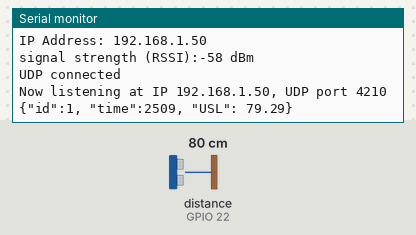
Simulated run of this sketch. Board: ESP32. Parts: the last lines printed to the serial monitor. Wiring (inferred from the names in the program): ultrasonic range finder: trigger GPIO 23; echo GPIO 22. The inputs (shaded band) are chosen by the test bench; at power-on: distance to the obstacle (sensor on GPIO 22) 80 cm. The echo pulse lasts 58.3 µs per cm; WiFi joins after 1.5 s; servers stay silent unless stated.

Above: at 2.7 s.
2.8 s: distance to the obstacle (sensor on GPIO 22) set to 2 cm
At 4.1 s:
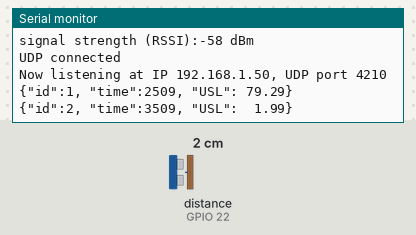
6.0 s: distance to the obstacle (sensor on GPIO 22) set to 4 cm
At 7.3 s:
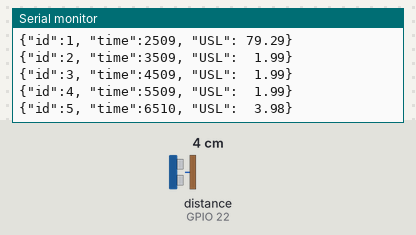

The sketch:

arduino-udp-ESP32Robot.ino
```cpp
#include <AsyncUDP.h>
#include <WiFi.h>
#include <WiFiClient.h>
#include <WiFiUdp.h>
#include "arduino_secrets.h"


// WiFi connection data
const char* ssid = SECRET_SSID;
const char* pass = SECRET_PASS;
const IPAddress udp_server_ip = IPAddress(10, 108, 7, 160); //"10.108.7.160"; //"192.168.0.12";
unsigned int udp_server_port = 4210;

//WiFiUDP Udp;
AsyncUDP udp;
unsigned int localUdpPort = 4210;  // local port to listen on
char incomingPacket[255];  // buffer for incoming packets

//Ultrasound sensor SNS-US020
const int trigPin = 23;
const int echoPin = 22;
int distance = -1;
char report[256];
long timer;
long timer_old;
long counter;


void setup()
{
  //Initialize serial and wait for port to open:
  Serial.begin(115200);
  Serial.setDebugOutput(true);
  while (!Serial) {
    ; // wait for serial port to connect. Needed for native USB port only
  }

  // attempt to connect to Wifi network:
  Serial.println();
  Serial.println();
  Serial.print("Connecting to: ");
  Serial.println(ssid);

  WiFi.begin(ssid, pass);

  while (WiFi.status() != WL_CONNECTED) {
    delay(500);
    Serial.print(".");
  }
  printWifiStatus();

  pinMode(trigPin, OUTPUT);
  pinMode(echoPin, INPUT);

  //  udp.begin(localUdpPort);
  if (udp.connect(udp_server_ip, udp_server_port)) {
    Serial.println("UDP connected");
    udp.onPacket([](AsyncUDPPacket packet) {
      Serial.print("UDP Packet Type: ");
      Serial.print(packet.isBroadcast() ? "Broadcast" : packet.isMulticast() ? "Multicast" : "Unicast");
      Serial.print(", From: ");
      Serial.print(packet.remoteIP());
      Serial.print(":");
      Serial.print(packet.remotePort());
      Serial.print(", To: ");
      Serial.print(packet.localIP());
      Serial.print(":");
      Serial.print(packet.localPort());
      Serial.print(", Length: ");
      Serial.print(packet.length());
//      String data = String((char *)packet.data());
      int len = snprintf(report, packet.length(), "%s", packet.data());
      char* data = report + 1;
//      String data = (char*)packet.data();
//      String data = String(report).substring(1,packet.length());
      Serial.print(", Data: ");
      Serial.print(data);
      Serial.println();
      //reply to the client
      counter++;
      packet.printf("{\"id\":%d, \"time\":%d, \"command\": \"%s\", \"complete\": true}",
                       counter,
                       timer,
                       data);
    });
  }

  Serial.printf("Now listening at IP %s, UDP port %d\n", WiFi.localIP().toString().c_str(), localUdpPort);
  timer = millis();
  delay(20);
  counter = 0;
  sendMessageUdp("connect 1");
}


void loop()
{
  //  int packetSize = Udp.parsePacket();
  //  if (packetSize)
  //  {
  //    // receive incoming UDP packets
  //    Serial.printf("Received %d bytes from %s, port %d\n", packetSize, Udp.remoteIP().toString().c_str(), Udp.remotePort());
  //    int len = Udp.read(incomingPacket, 255);
  //    if (len > 0)
  //    {
  //      incomingPacket[len] = 0;
  //    }
  //    Serial.printf("UDP packet contents: %s\n", incomingPacket);
  //  compass.read();
  //  gyro.read();
  //snprintf(report, sizeof(report), "T:%12d   A: %6d %6d %6d   M: %6d %6d %6d   G: %6d %6d %6d   B: %1d   D: %5d",
  //    now,
  //    compass.a.x, compass.a.y, compass.a.z,
  //    compass.m.x, compass.m.y, compass.m.z,
  //    gyro.g.x, gyro.g.y, gyro.g.z,
  //    buttonState, distance);

  if ((millis() - timer) >= 1000) // Main loop runs at 1Hz
  {
    counter++;
    timer_old = timer;
    timer = millis();

    // US-020 - read US sensor data
    float distance = readDistance();
    int len = snprintf(report, sizeof(report), "{\"id\":%d, \"time\":%d, \"USL\": %5.2f}",
                       counter,
                       timer,
                       distance);
    Serial.println(report);
    sendMessageUdp(report);
  }
}
void sendMessageUdp(const char* message) {
  // send back a reply, to the IP address and port we got the packet from
  //  int result = Udp.beginPacket(udp_server_ip, udp_server_port);
  //  if (result > 0) {
//  udp.write((const uint8_t*)message, strlen(message));
  udp.print(message);
  //    Udp.endPacket();
  //  }
}


// utility functions
void printWifiStatus() {
  // print the SSID of the network you're attached to:
  Serial.print("SSID: ");
  Serial.println(WiFi.SSID());

  // print your WiFi shield's IP address:
  IPAddress ip = WiFi.localIP();
  Serial.print("IP Address: ");
  Serial.println(ip);

  // print the received signal strength:
  long rssi = WiFi.RSSI();
  Serial.print("signal strength (RSSI):");
  Serial.print(rssi);
  Serial.println(" dBm");
}

float readDistance() {
  // Read US sensor data
  digitalWrite(trigPin, HIGH);              //begin to send a high pulse, then US-015 begin to measure the distance
  delayMicroseconds(10);                    //set this high pulse width as 50us (>10us)
  digitalWrite(trigPin, LOW);               //end this high pulse  delayMicroseconds(10);

  unsigned long duration = pulseIn(echoPin, HIGH);
  if ((duration < 60000) && (duration > 1)) {
    return duration * 0.034 / 2; // Speed of sound wave divided by 2 (go and back);
  } else {
    return -1;
  }
}
```

arduino_secrets.h
```cpp
#define SECRET_SSID "FMI-AIR-NEW"
#define SECRET_PASS ""
```

Measured:
- after the input at 2.8 s, the serial monitor: prints a new line after 0.71 s (image 1)
- after the input at 6.0 s, the serial monitor: prints a new line after 0.51 s (image 2)
